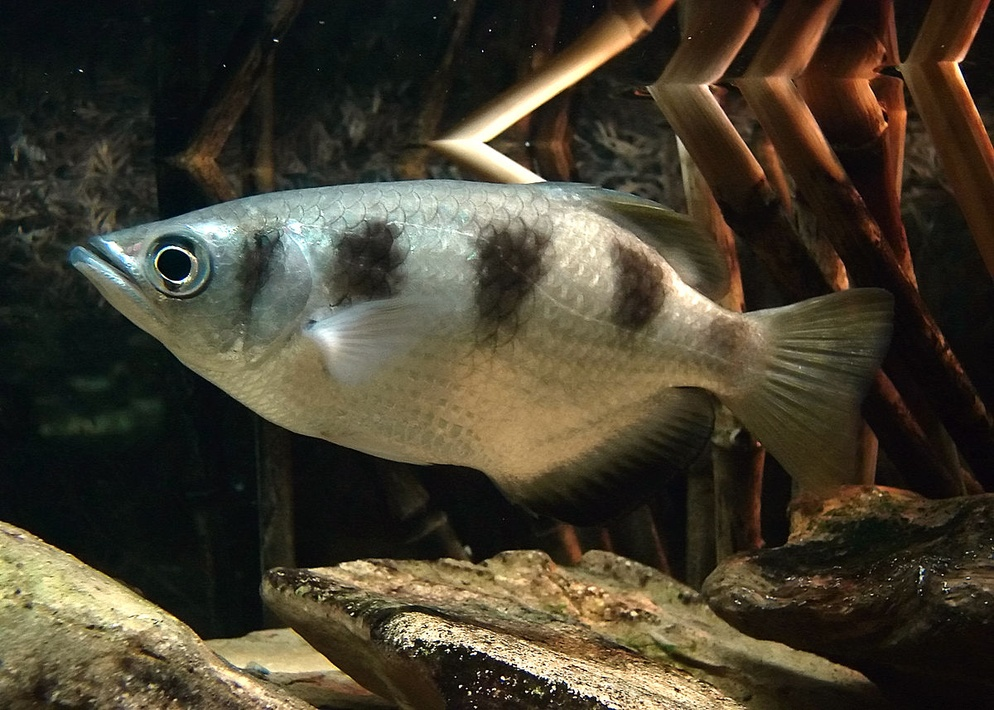
#> input picture archerfishtest.jpg, 994 x 710 px, shrunk from 1200 x 857 before the run
$ python otsu_riddler.py --image archerfishtest.jpg   (Python 2 division)   (older library calls are emulated)
#> lines starting #> are read from the running program, lines starting #| are printed output that depends on the picture
'''
Otsu: Automatically compute threshold value T
Assumes there are 2 peaks in the grayscale histogram
Then tries to find an optimal value to separate these 2 peaks
'''

import numpy as np
import argparse
import mahotas
import cv2

ap = argparse.ArgumentParser()
ap.add_argument("-i", "--image", required = True, help = "Path to the image")
args = vars(ap.parse_args())

image = cv2.imread(args["image"])
#> image is the input picture: shape (710, 994, 3); mean B, G, R 47.3, 63.1, 69.6
image = cv2.cvtColor(image, cv2.COLOR_BGR2GRAY)
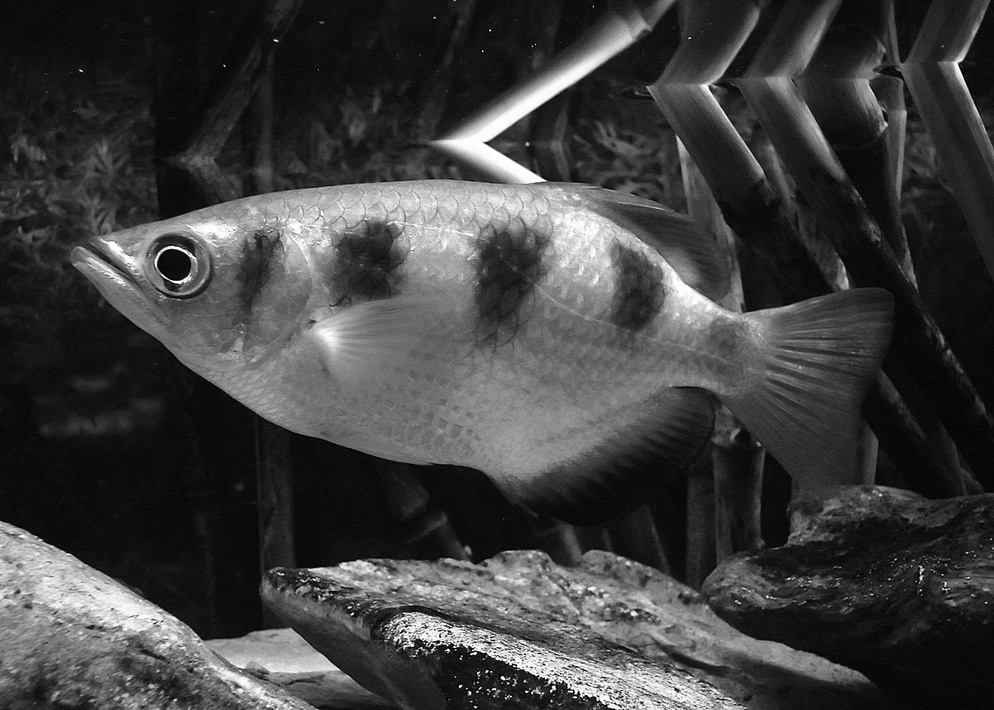
#> image: shape (710, 994); min 0, max 255, mean 63.2
blurred = cv2.GaussianBlur(image, (5, 5), 0)
cv2.imshow("Image", image)

# OTSU
T = mahotas.thresholding.otsu(blurred)
#> T = 84
print "Otsu's threshold: %d" % (T)
#| Otsu's threshold: 84

# Copy grayscale image
thresh = image.copy()
thresh[thresh > T] = 255
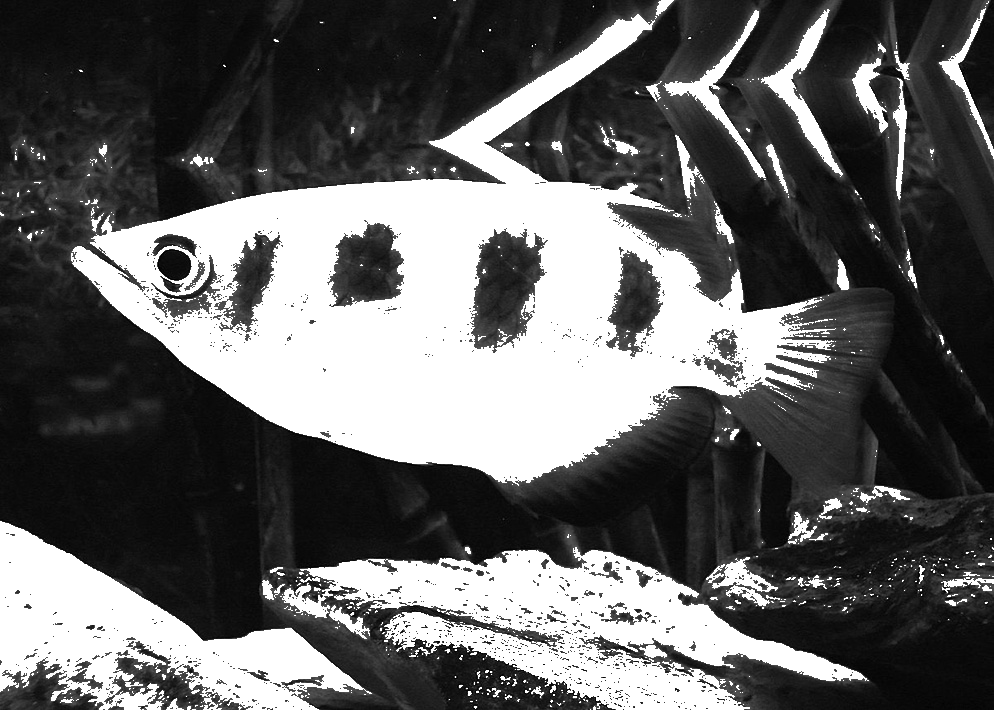
#> thresh: shape (710, 994); min 0, max 255, mean 97.8
#> (the run stopped early here; a loop or call above may not have finished)
